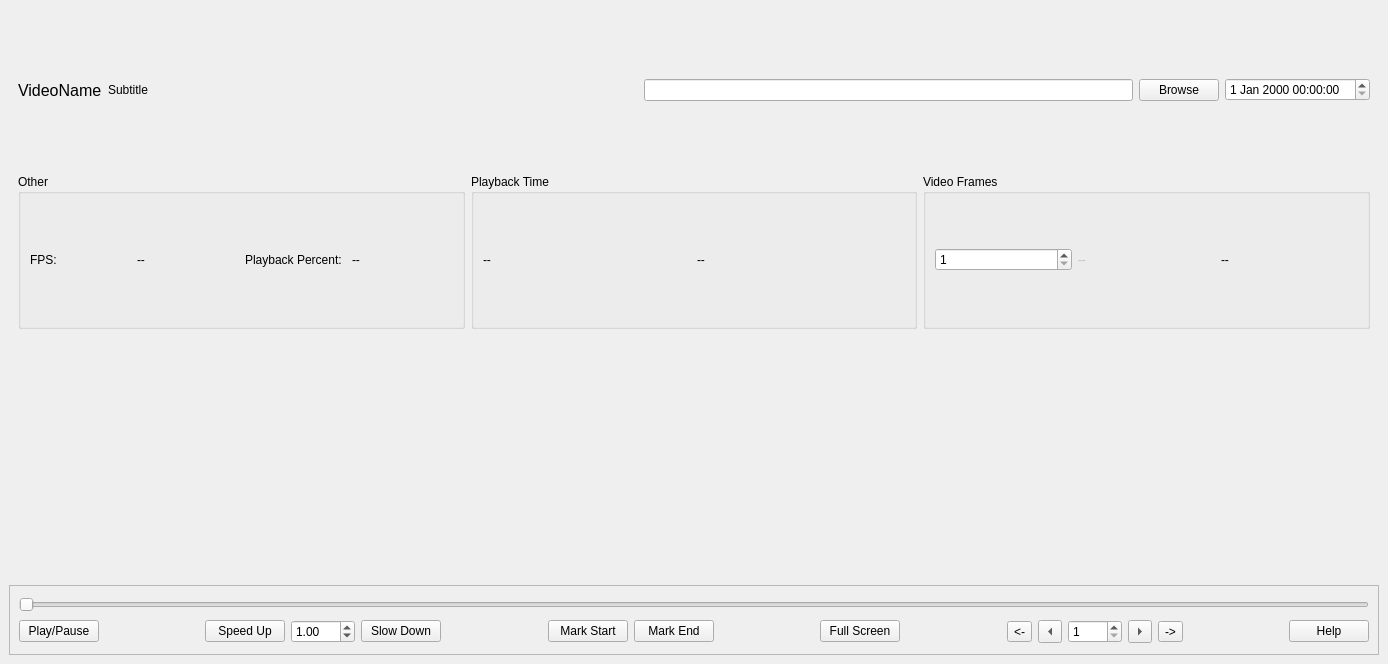
<?xml version="1.0" encoding="UTF-8"?>
<ui version="4.0">
 <class>main_video_player_window</class>
 <widget class="QMainWindow" name="main_video_player_window">
  <property name="geometry">
   <rect>
    <x>0</x>
    <y>0</y>
    <width>1388</width>
    <height>664</height>
   </rect>
  </property>
  <property name="minimumSize">
   <size>
    <width>1024</width>
    <height>480</height>
   </size>
  </property>
  <property name="windowTitle">
   <string>Video Loop</string>
  </property>
  <property name="styleSheet">
   <string notr="true"/>
  </property>
  <widget class="QWidget" name="widget_central">
   <layout class="QGridLayout" name="layout_main">
    <item row="1" column="2">
     <widget class="QWidget" name="widget_2" native="true">
      <layout class="QHBoxLayout" name="horizontalLayout_7">
       <property name="spacing">
        <number>6</number>
       </property>
       <property name="topMargin">
        <number>2</number>
       </property>
       <property name="bottomMargin">
        <number>0</number>
       </property>
       <item>
        <widget class="QGroupBox" name="groupBox_3">
         <property name="enabled">
          <bool>true</bool>
         </property>
         <property name="title">
          <string>Other</string>
         </property>
         <layout class="QHBoxLayout" name="horizontalLayout_6">
          <property name="topMargin">
           <number>2</number>
          </property>
          <property name="bottomMargin">
           <number>2</number>
          </property>
          <item>
           <widget class="QLabel" name="label_2">
            <property name="text">
             <string>FPS:</string>
            </property>
           </widget>
          </item>
          <item>
           <widget class="QLabel" name="lblFileFPS">
            <property name="text">
             <string>--</string>
            </property>
           </widget>
          </item>
          <item>
           <widget class="QLabel" name="label_3">
            <property name="text">
             <string>Playback Percent:</string>
            </property>
           </widget>
          </item>
          <item>
           <widget class="QLabel" name="lblPlaybackPercent">
            <property name="text">
             <string>--</string>
            </property>
           </widget>
          </item>
         </layout>
        </widget>
       </item>
       <item>
        <widget class="QGroupBox" name="groupBox_2">
         <property name="title">
          <string>Playback Time</string>
         </property>
         <layout class="QHBoxLayout" name="horizontalLayout_5">
          <property name="topMargin">
           <number>2</number>
          </property>
          <property name="bottomMargin">
           <number>2</number>
          </property>
          <item>
           <widget class="QLabel" name="lblCurrentTime">
            <property name="text">
             <string>--</string>
            </property>
           </widget>
          </item>
          <item>
           <widget class="QLabel" name="lblTotalDuration">
            <property name="text">
             <string>--</string>
            </property>
           </widget>
          </item>
         </layout>
        </widget>
       </item>
       <item>
        <widget class="QGroupBox" name="groupBox">
         <property name="title">
          <string>Video Frames</string>
         </property>
         <layout class="QHBoxLayout" name="horizontalLayout_4">
          <property name="topMargin">
           <number>2</number>
          </property>
          <property name="bottomMargin">
           <number>2</number>
          </property>
          <item>
           <widget class="QSpinBox" name="spinBoxCurrentFrame">
            <property name="enabled">
             <bool>true</bool>
            </property>
            <property name="buttonSymbols">
             <enum>QAbstractSpinBox::UpDownArrows</enum>
            </property>
            <property name="minimum">
             <number>1</number>
            </property>
            <property name="maximum">
             <number>10000</number>
            </property>
            <property name="value">
             <number>1</number>
            </property>
           </widget>
          </item>
          <item>
           <widget class="QLabel" name="lblCurrentFrame">
            <property name="enabled">
             <bool>false</bool>
            </property>
            <property name="text">
             <string>--</string>
            </property>
           </widget>
          </item>
          <item>
           <widget class="QLabel" name="lblTotalFrames">
            <property name="text">
             <string>--</string>
            </property>
           </widget>
          </item>
         </layout>
        </widget>
       </item>
      </layout>
     </widget>
    </item>
    <item row="2" column="2" rowspan="2">
     <widget class="QFrame" name="frame_media">
      <property name="minimumSize">
       <size>
        <width>500</width>
        <height>0</height>
       </size>
      </property>
      <property name="frameShape">
       <enum>QFrame::NoFrame</enum>
      </property>
      <property name="frameShadow">
       <enum>QFrame::Plain</enum>
      </property>
      <property name="lineWidth">
       <number>0</number>
      </property>
      <layout class="QGridLayout" name="gridLayout">
       <property name="leftMargin">
        <number>0</number>
       </property>
       <property name="topMargin">
        <number>0</number>
       </property>
       <property name="rightMargin">
        <number>0</number>
       </property>
       <property name="bottomMargin">
        <number>0</number>
       </property>
       <item row="1" column="0">
        <layout class="QVBoxLayout" name="media_layout">
         <property name="sizeConstraint">
          <enum>QLayout::SetNoConstraint</enum>
         </property>
         <item>
          <widget class="VideoFrame" name="frame_video">
           <property name="minimumSize">
            <size>
             <width>0</width>
             <height>0</height>
            </size>
           </property>
           <property name="focusPolicy">
            <enum>Qt::StrongFocus</enum>
           </property>
           <property name="frameShape">
            <enum>QFrame::NoFrame</enum>
           </property>
           <property name="frameShadow">
            <enum>QFrame::Plain</enum>
           </property>
           <property name="lineWidth">
            <number>0</number>
           </property>
          </widget>
         </item>
         <item>
          <widget class="QFrame" name="frame_media_control">
           <property name="sizePolicy">
            <sizepolicy hsizetype="Preferred" vsizetype="Expanding">
             <horstretch>0</horstretch>
             <verstretch>0</verstretch>
            </sizepolicy>
           </property>
           <property name="maximumSize">
            <size>
             <width>16777215</width>
             <height>70</height>
            </size>
           </property>
           <property name="frameShape">
            <enum>QFrame::StyledPanel</enum>
           </property>
           <property name="frameShadow">
            <enum>QFrame::Plain</enum>
           </property>
           <property name="lineWidth">
            <number>0</number>
           </property>
           <layout class="QGridLayout" name="gridLayout_2">
            <item row="1" column="3">
             <widget class="QDoubleSpinBox" name="doubleSpinBoxPlaybackSpeed">
              <property name="minimum">
               <double>0.100000000000000</double>
              </property>
              <property name="maximum">
               <double>100.000000000000000</double>
              </property>
              <property name="value">
               <double>1.000000000000000</double>
              </property>
             </widget>
            </item>
            <item row="1" column="12">
             <widget class="QToolButton" name="btnLeft">
              <property name="toolTip">
               <string>Jump Frames Left</string>
              </property>
              <property name="text">
               <string>&lt;</string>
              </property>
              <property name="shortcut">
               <string>Left</string>
              </property>
              <property name="arrowType">
               <enum>Qt::LeftArrow</enum>
              </property>
             </widget>
            </item>
            <item row="1" column="10">
             <spacer name="horizontalSpacer">
              <property name="orientation">
               <enum>Qt::Horizontal</enum>
              </property>
              <property name="sizeHint" stdset="0">
               <size>
                <width>40</width>
                <height>20</height>
               </size>
              </property>
             </spacer>
            </item>
            <item row="1" column="4">
             <widget class="QPushButton" name="button_slow_down">
              <property name="sizePolicy">
               <sizepolicy hsizetype="Fixed" vsizetype="Fixed">
                <horstretch>0</horstretch>
                <verstretch>0</verstretch>
               </sizepolicy>
              </property>
              <property name="toolTip">
               <string>Slow down the video</string>
              </property>
              <property name="text">
               <string>Slow Down</string>
              </property>
             </widget>
            </item>
            <item row="1" column="14">
             <widget class="QToolButton" name="btnRight">
              <property name="toolTip">
               <string>Jump Frames Right</string>
              </property>
              <property name="text">
               <string>&gt;</string>
              </property>
              <property name="shortcut">
               <string>Right</string>
              </property>
              <property name="arrowType">
               <enum>Qt::RightArrow</enum>
              </property>
             </widget>
            </item>
            <item row="1" column="2">
             <widget class="QPushButton" name="button_speed_up">
              <property name="sizePolicy">
               <sizepolicy hsizetype="Fixed" vsizetype="Fixed">
                <horstretch>0</horstretch>
                <verstretch>0</verstretch>
               </sizepolicy>
              </property>
              <property name="toolTip">
               <string>Speed up the video</string>
              </property>
              <property name="text">
               <string>Speed Up</string>
              </property>
             </widget>
            </item>
            <item row="1" column="9">
             <widget class="QPushButton" name="button_full_screen">
              <property name="sizePolicy">
               <sizepolicy hsizetype="Fixed" vsizetype="Fixed">
                <horstretch>0</horstretch>
                <verstretch>0</verstretch>
               </sizepolicy>
              </property>
              <property name="toolTip">
               <string>Set the video to full screen</string>
              </property>
              <property name="text">
               <string>Full Screen</string>
              </property>
             </widget>
            </item>
            <item row="1" column="16">
             <spacer name="horizontalSpacer_3">
              <property name="orientation">
               <enum>Qt::Horizontal</enum>
              </property>
              <property name="sizeHint" stdset="0">
               <size>
                <width>40</width>
                <height>20</height>
               </size>
              </property>
             </spacer>
            </item>
            <item row="1" column="13">
             <widget class="QSpinBox" name="spinBoxFrameJumpMultiplier">
              <property name="minimum">
               <number>1</number>
              </property>
              <property name="maximum">
               <number>1000</number>
              </property>
             </widget>
            </item>
            <item row="1" column="6">
             <widget class="QPushButton" name="button_mark_start">
              <property name="toolTip">
               <string>Mark the start of the entry</string>
              </property>
              <property name="text">
               <string>Mark Start</string>
              </property>
             </widget>
            </item>
            <item row="1" column="15">
             <widget class="QToolButton" name="btnSkipRight">
              <property name="toolTip">
               <string>Skip Frames Right</string>
              </property>
              <property name="text">
               <string>-&gt;</string>
              </property>
              <property name="shortcut">
               <string>Ctrl+Right</string>
              </property>
             </widget>
            </item>
            <item row="1" column="17">
             <widget class="QPushButton" name="btnHelp">
              <property name="text">
               <string>Help</string>
              </property>
             </widget>
            </item>
            <item row="0" column="0" colspan="18">
             <widget class="HighlightedJumpSlider" name="slider_progress">
              <property name="maximum">
               <number>9999</number>
              </property>
              <property name="pageStep">
               <number>1</number>
              </property>
              <property name="orientation">
               <enum>Qt::Horizontal</enum>
              </property>
              <property name="tickPosition">
               <enum>QSlider::NoTicks</enum>
              </property>
             </widget>
            </item>
            <item row="1" column="11">
             <widget class="QToolButton" name="btnSkipLeft">
              <property name="toolTip">
               <string>Skip Frames Left</string>
              </property>
              <property name="text">
               <string>&lt;-</string>
              </property>
              <property name="shortcut">
               <string>Ctrl+Left</string>
              </property>
             </widget>
            </item>
            <item row="1" column="7">
             <widget class="QPushButton" name="button_mark_end">
              <property name="toolTip">
               <string>Mark the end of the entry</string>
              </property>
              <property name="text">
               <string>Mark End</string>
              </property>
             </widget>
            </item>
            <item row="1" column="0">
             <widget class="ToggleButton" name="button_play_pause">
              <property name="sizePolicy">
               <sizepolicy hsizetype="Fixed" vsizetype="Fixed">
                <horstretch>0</horstretch>
                <verstretch>0</verstretch>
               </sizepolicy>
              </property>
              <property name="toolTip">
               <string>Toggle Play/Pause</string>
              </property>
              <property name="text">
               <string>Play/Pause</string>
              </property>
              <property name="checkable">
               <bool>false</bool>
              </property>
             </widget>
            </item>
            <item row="1" column="1">
             <spacer name="horizontalSpacer_5">
              <property name="orientation">
               <enum>Qt::Horizontal</enum>
              </property>
              <property name="sizeHint" stdset="0">
               <size>
                <width>40</width>
                <height>20</height>
               </size>
              </property>
             </spacer>
            </item>
            <item row="1" column="5">
             <spacer name="horizontalSpacer_6">
              <property name="orientation">
               <enum>Qt::Horizontal</enum>
              </property>
              <property name="sizeHint" stdset="0">
               <size>
                <width>40</width>
                <height>20</height>
               </size>
              </property>
             </spacer>
            </item>
            <item row="1" column="8">
             <spacer name="horizontalSpacer_7">
              <property name="orientation">
               <enum>Qt::Horizontal</enum>
              </property>
              <property name="sizeHint" stdset="0">
               <size>
                <width>40</width>
                <height>20</height>
               </size>
              </property>
             </spacer>
            </item>
           </layout>
          </widget>
         </item>
        </layout>
       </item>
      </layout>
     </widget>
    </item>
    <item row="0" column="2">
     <widget class="QWidget" name="widget" native="true">
      <layout class="QHBoxLayout" name="horizontalLayout_3">
       <property name="topMargin">
        <number>9</number>
       </property>
       <property name="bottomMargin">
        <number>4</number>
       </property>
       <item>
        <widget class="QLabel" name="lblVideoName">
         <property name="font">
          <font>
           <pointsize>12</pointsize>
          </font>
         </property>
         <property name="text">
          <string>VideoName</string>
         </property>
        </widget>
       </item>
       <item>
        <widget class="QLabel" name="lblVideoSubtitle">
         <property name="text">
          <string>Subtitle</string>
         </property>
        </widget>
       </item>
       <item>
        <spacer name="horizontalSpacer_4">
         <property name="orientation">
          <enum>Qt::Horizontal</enum>
         </property>
         <property name="sizeHint" stdset="0">
          <size>
           <width>40</width>
           <height>20</height>
          </size>
         </property>
        </spacer>
       </item>
       <item>
        <widget class="QLineEdit" name="entry_video">
         <property name="autoFillBackground">
          <bool>false</bool>
         </property>
         <property name="readOnly">
          <bool>true</bool>
         </property>
        </widget>
       </item>
       <item>
        <widget class="QPushButton" name="button_video_browse">
         <property name="text">
          <string>Browse</string>
         </property>
        </widget>
       </item>
       <item>
        <widget class="QDateTimeEdit" name="dateTimeEdit">
         <property name="enabled">
          <bool>true</bool>
         </property>
        </widget>
       </item>
      </layout>
     </widget>
    </item>
   </layout>
  </widget>
  <action name="actionExit">
   <property name="text">
    <string>Exit</string>
   </property>
  </action>
  <action name="actionTest_Entry">
   <property name="text">
    <string>Test Entry</string>
   </property>
  </action>
 </widget>
 <customwidgets>
  <customwidget>
   <class>VideoFrame</class>
   <extends>QFrame</extends>
   <header>GUI.UI.VideoPlayer</header>
   <container>1</container>
  </customwidget>
  <customwidget>
   <class>HighlightedJumpSlider</class>
   <extends>QSlider</extends>
   <header>GUI.UI.VideoPlayer</header>
  </customwidget>
  <customwidget>
   <class>ToggleButton</class>
   <extends>QPushButton</extends>
   <header>GUI.UI.VideoPlayer</header>
  </customwidget>
 </customwidgets>
 <resources/>
 <connections/>
</ui>
